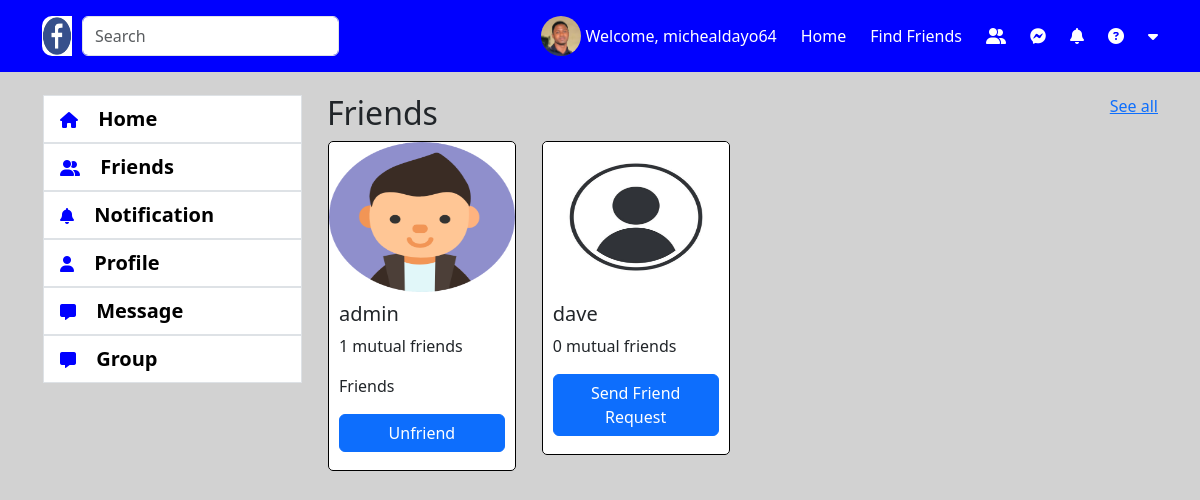
The page /friend/ (signed in) on the database its author committed.
### account/models.py (models this page shows, shortened)
class Accounts(AbstractBaseUser):
    email = models.EmailField(verbose_name="email", max_length=60, unique=True)
    username = models.CharField(max_length=30, unique=True)
    date_joined = models.DateTimeField(
        verbose_name='date joined', auto_now_add=True)
    last_login = models.DateTimeField(verbose_name='last login', auto_now=True)
    is_admin = models.BooleanField(default=False)
    is_active = models.BooleanField(default=True)
    is_staff = models.BooleanField(default=False)
    is_superuser = models.BooleanField(default=False)
    profile_image = models.ImageField(max_length=255, upload_to=get_profile_image_filepath,
                                      null=True, blank=True, default=get_default_profile_image)
    hide_email = models.BooleanField(default=True)
    USERNAME_FIELD = 'email'
    REQUIRED_FIELDS = ['username']
    objects = MyAccountManager()

### friend_app/views.py (the view)
# urls.py: path('', friend_index, name='friend-index'),
def friend_index(request):
    user = request.user
    context = {}
    if user.is_authenticated:
        user_id = user.id
        all_user = Accounts.objects.exclude(id=user_id)
        accounts = []
        for account in all_user:
            try:
                auth_user_friend_list = FriendsList.objects.get(user=account)
                friends = auth_user_friend_list.friends.all()
            except FriendsList.DoesNotExist:
                auth_user_friend_list = FriendsList(user=account)
                auth_user_friend_list.save()
            if friends.filter(pk=user.id):
                is_friend = True
            else:
                is_friend = False
            request_sent = FriendRequestStatus.NO_REQUEST_SENT.value
            pending_friend_request_id = None
            if get_friend_request_or_false(sender=account, reciever=user) != False:
                request_sent = FriendRequestStatus.THEM_SENT_TO_YOU.value
                pending_friend_request_id = get_friend_request_or_false(
                    sender=account, reciever=user
                ).id
            elif get_friend_request_or_false(sender=user, reciever=account) != False:
                request_sent = FriendRequestStatus.YOU_SENT_TO_THEM.value
            else:
                request_sent = FriendRequestStatus.NO_REQUEST_SENT.value
            accounts.append(
                (account, is_friend, auth_user_friend_list.friends.all().count(), request_sent, pending_friend_request_id))
        context = {
            'accounts': accounts
        }
        return render(request, 'friend_app/friend.html', context)
    else:
        print("User not authenticated")
    return render(request, 'friend_app/friend.html', context)

### friend_app/utils.py (called while the page is built)
def get_friend_request_or_false(sender, reciever):
    try:
        return FriendRequest.objects.get(sender = sender, reciever = reciever, is_active = True)
    except FriendRequest.DoesNotExist:
        return False

### friend_app/templates/friend_app/friend.html (shortened to what this page needs)
{% extends 'base.html' %}
{% load static %}
{% block content %}
<br>
    <div class="row">
      <div class="col-3">
        {% include 'snippets/left-menu.html' %}
      </div>
      <div class="col-9">
        <div class="row">
            <div class="d-flex justify-content-between">
              <h2>Friends</h2>
              <a href="#">See all</a>
            </div>
        </div>
        <div class="row pb-2">
          {% for account in accounts %}
          <div class="col-3">
            <div class="card">
              <div class="all-friend">
                <a href="{% url 'friend-detail' account.0.pk %}"><img src="{{ account.0.profile_image.url }}" alt="" srcset=""></a>
                <div class="user-detail">
                  <h5>{{ account.0.username }}</h5>
                  {% if account.1 == True %}
                    <p>{{ account.2 }} mutual friends</p>
                    <p>Friends</p>
                    <a href="{% url 'remove_friend' account.0.id %}" class="btn btn-primary w-100 mb-2">Unfriend</a>
                  {% else %}
                    <p>{{ account.2 }} mutual friends</p>
                    {% if account.3 == 0 %}
                      <a href="{% url 'accept-friend-request' account.4 %}" class="btn btn-primary w-100 mb-2">Accept Request</a>
                      <a href="{% url 'decline-friend-request' account.4 %}" class="btn btn-secondary w-100 mb-2">Decline Request</a>
                    {% elif account.3 == 1 %}
                      <a href="{% url 'cancel_friend_request' account.0.id %}" class="btn btn-secondary w-100 mb-2">Cancel</a>
                    {% else %}
                      <a href="{% url 'send-friend-request' account.0.id %}" class="btn btn-primary w-100 mb-2">Send Friend Request</a>
                    {% endif %}
                  {% endif %}
                </div>
              </div>
            </div>
          </div>
          {% endfor %}
        </div>
      </div>
    </div>
{% endblock %}

### templates/snippets/header.html (shortened to what this page needs)
{% load static %}
<nav class="navbar fixed-top" style="background-color: blue;">
    <div class="container d-flex flex-row justify-content-between" id="myheader">
        <div>
            <form class="d-flex" role="search">
                <img src="{% static 'img/fb.jpeg' %}" alt="" srcset="" style="width: 40px; height: 40px; padding-right: 10px; border-radius: 10px;">
                <input class="form-control me-2 w-100" type="search" placeholder="Search" aria-label="Search">
              </form>
        </div>
      <div class="d-flex flex-row align-items-center">
        {% if request.user.is_authenticated %}
        <a href="{% url 'profile-index' %}" class="anch">
        <img class="me-1 profile-pic" src="{{ request.user.profile_image.url }}" alt="">
      </a>
        {% else %}
        <img class="me-1 profile-pic" src="{% static 'img/profile_image.png' %}" alt="">
        {% endif %}
        <a href="{% url 'profile-index' %}" class="anch">
        <p class="me-4 mt-3 text-white">Welcome, {{ request.user.username }}</p>
      </a>
      <a href="{% url 'index' %}" class="anch">
        <p class="me-4 mt-3 text-white">Home</p>
      </a>
      <a href="#" class="anch">
        <p class="me-4 mt-3 text-white">Find Friends</p>
      </a>
      <a href="#" class="anch">
        <i class="fa-solid fa-user-group me-4 text-white"></i>
      </a>
      <a href="#" class="anch" id="btn-chat-notifi">
        <i class="fa-brands fa-facebook-messenger me-4 text-white"></i>
      </a>
      <a class="anch" id="btn-notifi" onclick="setGeneralNotificationsAsRead()">
        <i class="fa-solid fa-bell me-4 text-white"></i>
      </a>
      <a href="#" class="anch">
        <i class="fa-solid fa-circle-question me-4 text-white"></i>
      </a>
      <a href="#" id="logout">
        <i class="fa-solid fa-caret-down text-white"></i>
      </a>
      </div>
    </div>
  </nav>

### static/css/style.css (style rules this page uses)
.anch { text-decoration: none; cursor: pointer; }
.anch i { color: blue; }
.profile-pic { width: 40px; height: 40px; border-radius: 100%; }
#myheader { position: relative; }

### static/css/friend.css (style rules this page uses)
.all-friend { width: 100%; border: 1px solid black; border-radius: 5px; display: flex; flex-direction: column; box-shadow: inset; }
.all-friend img { width: 100%; height: 150px; border-top-right-radius: 5px; border-top-left-radius: 5px; }
.all-friend .user-detail { padding: 10px; }

### rows shown on the page
Accounts: user.profile_image (picture), user.username "michealdayo64"
Accounts: profile_image (picture), username "admin", account "1"
Accounts: profile_image (picture), username "dave", account "0", shows "Send Friend Request"
